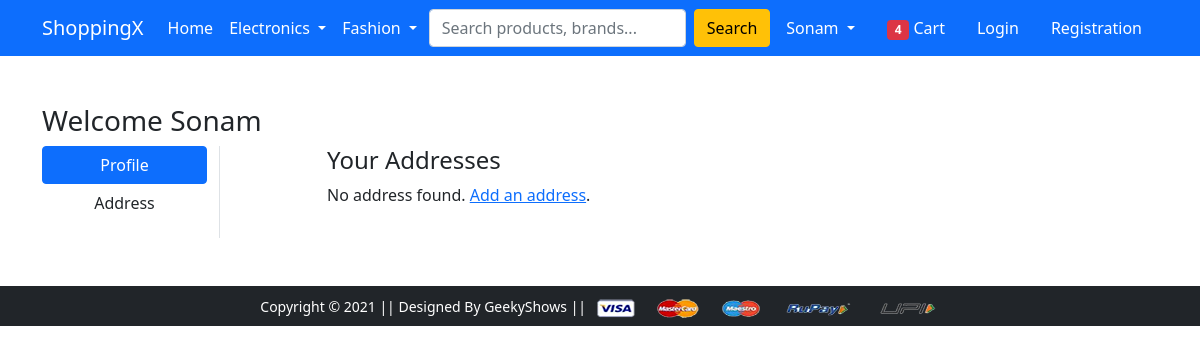
The app's page /profile/ (signed in), older data.
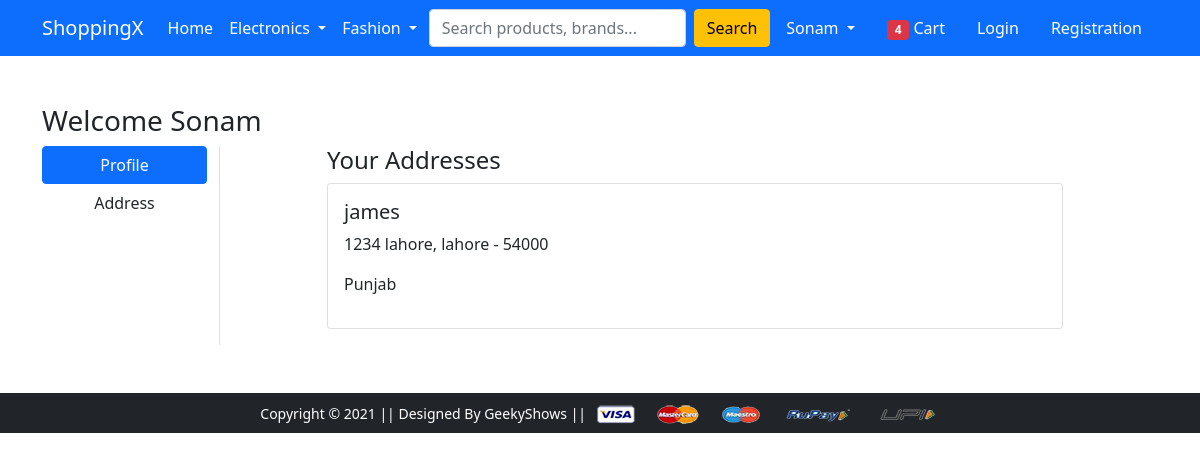
The same page, newer data.
### app/models.py (models this page shows, shortened)
class Customer(models.Model):
    user = models.ForeignKey(User, on_delete=models.CASCADE)
    name = models.CharField(max_length=200)
    locality = models.CharField(max_length=200)
    city = models.CharField(max_length=50)
    zipcode = models.IntegerField()
    state = models.CharField(choices=STATE_CHOICES, max_length=50)

### app/views.py (the view)
# urls.py: path('profile/', views.profile, name='profile'),
def profile(request):
    if not request.user.is_authenticated:
        return redirect('login')
    customers = Customer.objects.filter(user=request.user)
    return render(request, 'app/profile.html', {'customers': customers})

### app/templates/app/profile.html (shortened to what this page needs)
{% extends 'app/base.html' %}
{% load static %}
{% block main-content %}
<div class="container my-5">
 <div class="row">
  <h3>Welcome Sonam</h3>
  <div class="col-sm-2 border-end">
   <ul class="list-unstyled">
    <li class="d-grid"><a href="{% url 'profile' %}" class="btn btn-primary">Profile</a></li>
    <li class="d-grid"><a href="{% url 'address' %}" class="btn">Address</a></li>
   </ul>
  </div>
  <div class="col-sm-8 offset-sm-1">
   <h4>Your Addresses</h4>
   {% if customers and customers.count > 0 %}
     {% for c in customers %}
       <div class="card mb-3">
         <div class="card-body">
           <h5>{{ c.name }}</h5>
           <p>{{ c.locality }}, {{ c.city }} - {{ c.zipcode }}</p>
           <p>{{ c.state }}</p>
         </div>
       </div>
     {% endfor %}
   {% else %}
     <p>No address found. <a href="{% url 'address' %}">Add an address</a>.</p>
   {% endif %}
  </div>
 </div>
</div>
{% endblock main-content %}

Row changes from the older to the newer data that the page shows:
added Customer: name "james", locality "1234 lahore", city "lahore", zipcode "54000", state "Punjab"
Text that changed along with them:
text no longer shown: "No address found. Add an address ."
